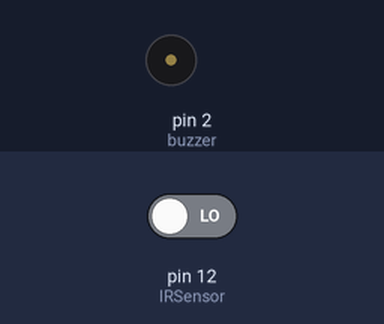
Simulated run of this sketch. Board: Arduino Uno, built with avr-gcc and run on an emulated ATmega328P. Parts: buzzer (waves = sounding, pin HIGH). The test bench sets the inputs (shaded band); at power-on: pin 12 (IRSensor) LOW.

Above: at 2.0 s.
2.1 s: pin 12 (IRSensor) driven HIGH
At 3.3 s:
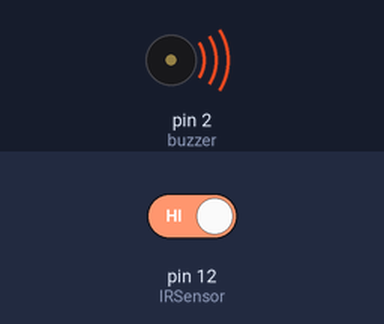
3.9 s: pin 12 (IRSensor) driven LOW
At 4.6 s:
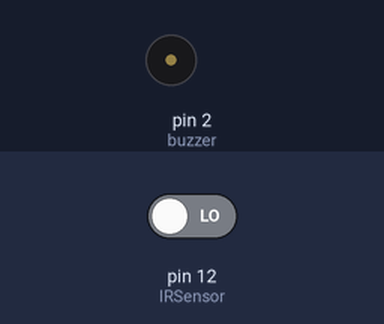
Timing chart, 0 to 6.9 s (numbered marks = the images above; inputs shaded):
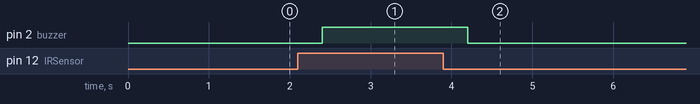

The sketch:

7Oct_Aurdino.ino
```cpp
int IRSensor =12;
int buzzer = 2;
void setup()
{
  // put your setup code here, to run once:
  Serial.begin(9600);
  pinMode(IRSensor,INPUT);
  pinMode(buzzer,OUTPUT);

}

void loop()
{
  // put your main code here, to run repeatedly:
  if (digitalRead(IRSensor))
    {
      digitalWrite(buzzer, HIGH);
      digitalWrite(LED_BUILTIN, LOW);
      delay(100);
    }
  else
    {
      digitalWrite(buzzer, LOW);
      digitalWrite(LED_BUILTIN, HIGH);
      delay(100);
    }
delay(500);
}
```

Measured:
- after the input at 2.1 s, pin 2 (buzzer): LOW → HIGH after 0.30 s
- after the input at 3.9 s, pin 2 (buzzer): HIGH → LOW after 0.30 s
